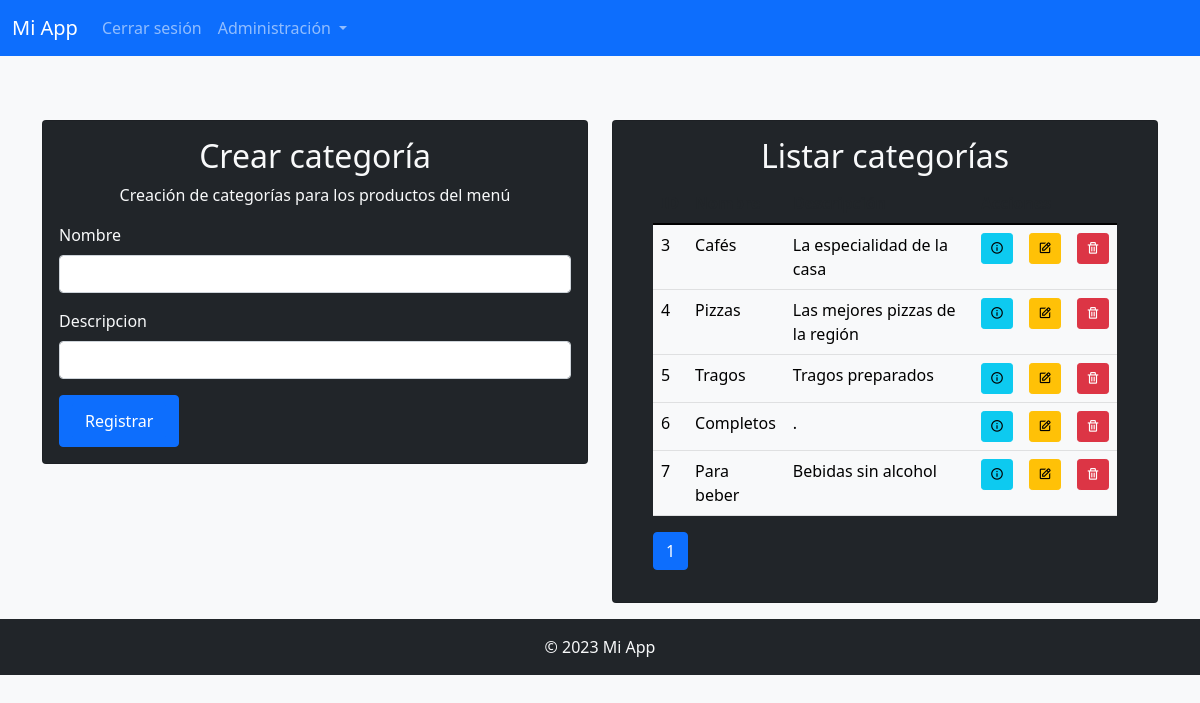
The app's page /admin/categoria (signed in) with its own data.
### models/CategoriasMenu.py (models this page shows)
class CategoriasMenu(db.Model):
  id = db.Column(db.Integer, primary_key=True)
  nombre = db.Column(db.String(20), unique=True, nullable=False)
  descripcion = db.Column(db.String(200), nullable=False)

### routes/menu/categorias.py (the view, shortened to what this page needs)
@categorias_menu.route('/admin/categoria', methods=['POST', 'GET'])
@login_required
def adm_categoria():
  form = CategoriaMenuForm()
  pagina = request.args.get('pagina', 1, type=int)
  categorias_por_pagina = request.args.get('elementos', 5, type=int)
  categorias_paginadas = CategoriasMenu.query.paginate(page=pagina, per_page=categorias_por_pagina, error_out=False)
  return render_template('admin/categoria.html', form=form, categorias_paginadas=categorias_paginadas)

### forms/forms.py
class CategoriaMenuForm(FlaskForm):
  nombre = StringField('Nombre', validators=[DataRequired()])
  descripcion = StringField('Descripcion', validators=[DataRequired()])
  submit = SubmitField('Registrar')

### models/User.py (called while the page is built)
@login_manager.user_loader
def load_user(user_id):
  return User.query.get(int(user_id))

### templates/admin/categoria.html (shortened to what this page needs)
{% extends "base.html" %}
{% block content %}
<div class="row justify-content-center">
  <div class="col-lg-6 col-md-12">
    <div class="card bg-dark text-light mt-5">
      <div class="card-body">
        <h2 class="text-center text-light">Crear categoría</h2>
        <p class="text-center text-light">Creación de categorías para los productos del menú</p>
        <form method="POST">
          <div class="mb-3">
            {{ form.nombre.label(class="form-label text-light") }}
            {{ form.nombre(class="form-control") }}
          </div>
          <div class="mb-3">
            {{ form.descripcion.label(class="form-label text-light") }}
            {{ form.descripcion(class="form-control") }}
          </div>
          <button class="btn btn-primary btn-block">
            {{ form.submit(class="btn btn-primary btn-block") }}
          </button>
        </form>
      </div>
    </div>
  </div>
  <div class="col-lg-6 col-md-12">
    <div class="card bg-dark text-light mt-5">
      <div class="card-body">
        <h2 class="text-center text-light">Listar categorías</h2>
        <div class="container table-responsive">
          <table class="table">
            <thead class="thead-light">
              <tr>
                <th>ID</th>
                <th>Nombre</th>
                <th>Descripción</th>
                <th colspan="3">Acciones</th>
              </tr>
            </thead>
            <tbody class="table-light">
              {% for categoria in categorias_paginadas %}
              <tr>
                <td>{{categoria.id}}</td>
                <td>{{categoria.nombre}}</td>
                <td>{{categoria.descripcion}}</td>
                <td>
                  <button type="button" class="btn btn-sm btn-info" onclick="eliminar()">
                    <i class='bx bx-info-circle'></i>
                  </button>
                </td>
                <td>
                  <button type="button" class="btn btn-sm btn-warning" onclick="eliminar()">
                    <i class='bx bx-edit'></i>
                  </button>
                </td>
                <td>
                  <button type="button" class="btn btn-sm btn-danger" onclick="eliminarCategoria({{ categoria.id }})">
                    <i class='bx bx-trash'></i>
                  </button>
                </td>
              </tr>
              {% endfor %}
            </tbody>
          </table>
          <ul class="pagination">
            {% for pag_num in categorias_paginadas.iter_pages() %}
              {% if pag_num %}
                {% if categorias_paginadas.page == pag_num %}
                  <li class="page-item active"><span class="page-link">{{ pag_num }}</span></li>
                {% else %}
                  <li class="page-item"><a class="page-link" href="{{ url_for('categorias_menu.adm_categoria', pagina=pag_num, elementos=5) }}">{{ pag_num }}</a></li>
                {% endif %}
              {% else %}
                <span class="ellipsis">...</span>
              {% endif %}
            {% endfor%}
          </ul>
        </div>
      </div>
    </div>
  </div>
</div>
{% endblock %}

### templates/base.html (shortened to what this page needs)
<!DOCTYPE html>
<html lang="es">
<head>
  <link href="https://cdn.jsdelivr.net/npm/bootstrap@5.1.3/dist/css/bootstrap.min.css" rel="stylesheet"
>
  <link rel="stylesheet" href="https://bootstrap.themes.guide/herbie/theme.css">
  <link rel="stylesheet" href="https://cdn.jsdelivr.net/npm/boxicons@2.0.7/css/boxicons.min.css">
</head>
<body class="bg-light text-light">
  <nav class="navbar navbar-expand-lg navbar-dark bg-primary">
    <div class="container-fluid">
      <a class="navbar-brand" href="#">Mi App</a>
      <div class="collapse navbar-collapse" id="navbarNavDropdown">
        <ul class="navbar-nav">
          {% if current_user.is_authenticated %}
          <li class="nav-item">
            <a class="nav-link" href="{{ url_for('usuario_route.cerrar_sesion') }}">Cerrar sesión</a>
          </li>
          <li class="nav-item dropdown">
            <a class="nav-link dropdown-toggle" href="#" role="button" data-bs-toggle="dropdown" aria-expanded="false">
              Administración
            </a>
          </li>
          {% else %}
          <li class="nav-item">Inicia sesión o <a href="{{ url_for('usuario_route.registro') }}"
              class="link-primary">regístrate</a> para acceder al sitio</li>
          {% endif %}
        </ul>
      </div>
    </div>
  </nav>
  <div class="container mt-3">
    <div class="content">
      {% block content %}{% endblock %}
    </div>
  </div>
  <footer class="bg-dark text-light text-center mt-3 py-3">
    <p class="mb-0">&copy; 2023 Mi App</p>
  </footer>
</body>
</html>

### records on screen
CategoriasMenu: id "3", nombre "Cafés", descripcion "La especialidad de la casa"
CategoriasMenu: id "4", nombre "Pizzas", descripcion "Las mejores pizzas de la región"
CategoriasMenu: id "5", nombre "Tragos", descripcion "Tragos preparados"
CategoriasMenu: id "6", nombre "Completos", descripcion "."
CategoriasMenu: id "7", nombre "Para beber", descripcion "Bebidas sin alcohol"

### other values on screen
{{ pag_num }} "1"
